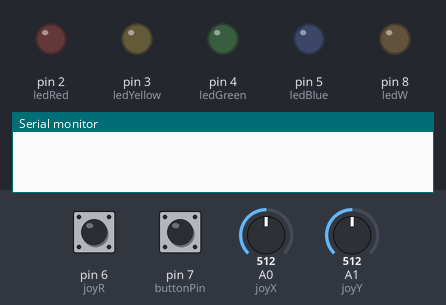
A sketch run on a simulated Arduino Uno, built with avr-gcc and run on an emulated ATmega328P. Parts: output pins drawn as LEDs (lit = HIGH), the last lines printed to the serial monitor. The inputs (shaded band) are chosen by the test bench; at power-on: pin 7 (buttonPin) HIGH, pin 6 (joyR) HIGH, A0 (joyX) = 512, A1 (joyY) = 512. Random numbers use the default seed unless the sketch sets one.

Above: at 1.2 s.
1.3 s: pin 7 (buttonPin) pulled LOW for 0.15 s
At 2.3 s:
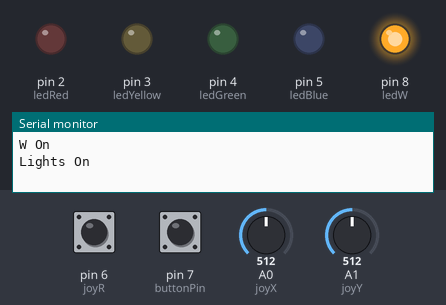
2.9 s: pin 6 (joyR) pulled LOW for 0.15 s
At 4.31 s:
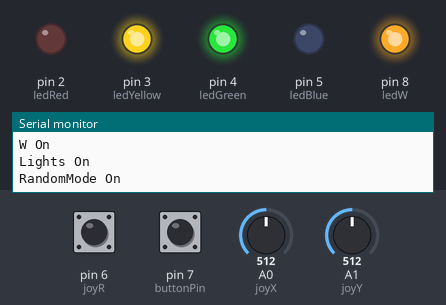
5.9 s: pin 7 (buttonPin) pulled LOW for 1 s
At 6.11 s:
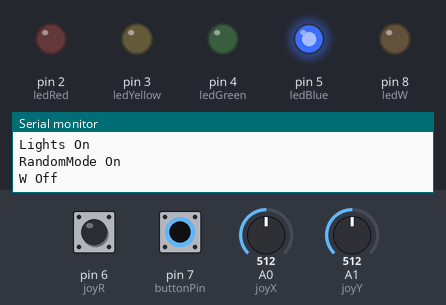
8.9 s: pin 7 (buttonPin) pulled LOW for 3.2 s
At 10.0 s:
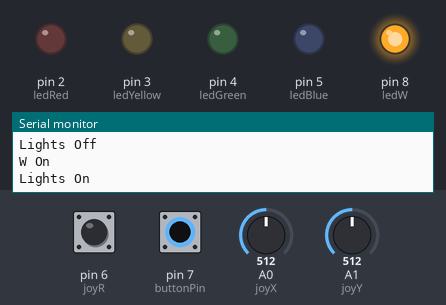
13.6 s: A0 (joyX) set to 686
15.1 s: A0 (joyX) set to 711
At 16.5 s:
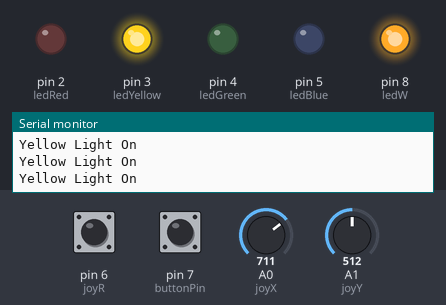
Timing chart, 0 to 17.6 s (numbered marks = the images above; inputs shaded):
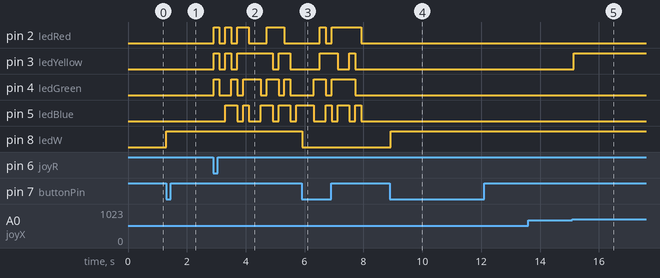

Measured:
- the behaviour switches between 700 and 701 on A0 (joyX) (found by bisection; images 4 and 5)
- after the input at 1.3 s, pin 8 (ledW): LOW → HIGH at once
- after the input at 2.9 s, pin 2 (ledRed): LOW → HIGH at once, → LOW 0.20 s later, → HIGH 0.20 s later, → LOW 0.20 s later, … (8 changes in this stretch); pin 3 (ledYellow): LOW → HIGH at once, → LOW 0.20 s later, → HIGH 0.20 s later, → LOW 0.20 s later, … (8 changes in this stretch)
- after the input at 5.9 s, pin 8 (ledW): HIGH → LOW at once
- after the input at 8.9 s, pin 8 (ledW): LOW → HIGH at once
- after the input at 13.6 s, every drawn part: stays the same
- after the input at 15.1 s, pin 3 (ledYellow): LOW → HIGH at once

The sketch:

RYGB_Led_with_joystick_control.ino
```cpp
// Pin assignments for LEDs
const int ledRed = 2;       // Red LED connected to pin 2
const int ledYellow = 3;    // Yellow LED connected to pin 3
const int ledGreen = 4;     // Green LED connected to pin 4
const int ledBlue = 5;      // Blue LED connected to pin 5
const int ledW = 8;         // White LED connected to pin 8

// Joystick pin assignments
const int joyX = A0;        // X-axis of the joystick connected to analog pin A0
const int joyY = A1;        // Y-axis of the joystick connected to analog pin A1

int joyR = 6;               // Joystick button (click) connected to pin 6

// Button pin assignment
const int buttonPin = 7;    // Button to toggle LEDs connected to pin 7

// Global variables to manage the states
bool randomMode = false;    // Variable to manage random LED blinking mode
bool lightsOn = false;      // Variable to indicate if the main lights (Red, Yellow, Green, Blue) are on or off
bool ledWOn = false;        // Variable to track the state of the white LED (on or off)
unsigned long startTime;    // Variable to store the time when random mode started

void setup() {
  // Set LED pins as outputs
  pinMode(ledRed, OUTPUT);
  pinMode(ledYellow, OUTPUT);
  pinMode(ledGreen, OUTPUT);
  pinMode(ledBlue, OUTPUT);
  pinMode(ledW, OUTPUT);    // Set white LED pin as output

  // Set joystick button and toggle button as inputs with pull-up resistors
  pinMode(joyR, INPUT_PULLUP);
  pinMode(buttonPin, INPUT_PULLUP);

  // Initialize serial communication for debugging
  Serial.begin(9600);

  // Initially turn off all LEDs
  digitalWrite(ledRed, LOW);
  digitalWrite(ledYellow, LOW);
  digitalWrite(ledGreen, LOW);
  digitalWrite(ledBlue, LOW);
  digitalWrite(ledW, LOW);  // White LED is off initially
}

void loop() {
  // Read joystick X and Y positions
  int xValue = analogRead(joyX);  // X-axis reading
  int yValue = analogRead(joyY);  // Y-axis reading

  // Read joystick button state
  int buttonState = digitalRead(joyR);

  // Read the state of the button used for toggling lights on/off
  int buttonToggleState = digitalRead(buttonPin);

  // Track the last state of the toggle button to detect button press transitions
  static bool lastButtonState = HIGH;

  // Toggle the white LED (ledW) when the button is pressed
  if (buttonToggleState == LOW && lastButtonState == HIGH) {
    ledWOn = !ledWOn;  // Toggle the state of the white LED
    digitalWrite(ledW, ledWOn ? HIGH : LOW);  // Turn white LED on or off based on the state
    Serial.println(ledWOn ? "W On" : "W Off");  // Log white LED state to Serial Monitor
    delay(200);  // Debounce delay to prevent multiple triggers
  }

  // Toggle the main lights (Red, Yellow, Green, Blue) when the button is pressed
  if (buttonToggleState == LOW && lastButtonState == HIGH) {
    lightsOn = !lightsOn;  // Toggle the state of the main LEDs
    Serial.println(lightsOn ? "Lights On" : "Lights Off");  // Log the main lights state to Serial Monitor
    delay(200);  // Debounce delay to prevent multiple triggers
  }

  // Update the last button state to the current one for detecting press transitions
  lastButtonState = buttonToggleState;

  // Handle random mode
  if (buttonState == LOW && !randomMode && lightsOn) {  // Check if lights are on and random mode is not active
    randomMode = true;          // Activate random mode
    startTime = millis();       // Record the start time of random mode
    Serial.println("RandomMode On");  // Log to Serial Monitor
  }

  // If random mode is active
  if (randomMode) {
    if (millis() - startTime < 5000) {  // If less than 5 seconds have passed
      randomBlink();  // Call the function to randomly blink LEDs
    } else {
      randomMode = false;  // Deactivate random mode after 5 seconds
      turnOffAllLeds();    // Ensure all LEDs are off
    }
    return;  // Exit the loop to prevent further code execution until random mode is done
  }

  // Only control individual LEDs based on joystick position if the lights are on
  if (lightsOn) {
    // Control Red LED based on X-axis joystick position
    if (xValue < 300) {
      digitalWrite(ledRed, HIGH);  // Turn on Red LED if joystick is moved left
      Serial.println("Red Light On");
    } else {
      digitalWrite(ledRed, LOW);   // Turn off Red LED
    }

    // Control Yellow LED based on X-axis joystick position
    if (xValue > 700) {
      digitalWrite(ledYellow, HIGH);  // Turn on Yellow LED if joystick is moved right
      Serial.println("Yellow Light On");
    } else {
      digitalWrite(ledYellow, LOW);   // Turn off Yellow LED
    }

    // Control Green LED based on Y-axis joystick position
    if (yValue < 300) {
      digitalWrite(ledGreen, HIGH);  // Turn on Green LED if joystick is moved up
      Serial.println("Green Light On");
    } else {
      digitalWrite(ledGreen, LOW);   // Turn off Green LED
    }

    // Control Blue LED based on Y-axis joystick position
    if (yValue > 700) {
      digitalWrite(ledBlue, HIGH);  // Turn on Blue LED if joystick is moved down
      Serial.println("Blue Light On");
    } else {
      digitalWrite(ledBlue, LOW);   // Turn off Blue LED
    }
  }

  delay(100);  // Short delay to prevent rapid flickering of LEDs
}

// Function to randomly blink the LEDs
void randomBlink() {
  int redState = random(0, 2);    // Randomly choose on/off state for Red LED
  int yellowState = random(0, 2); // Randomly choose on/off state for Yellow LED
  int greenState = random(0, 2);  // Randomly choose on/off state for Green LED
  int blueState = random(0, 2);   // Randomly choose on/off state for Blue LED

  digitalWrite(ledRed, redState);     // Set the Red LED to random state
  digitalWrite(ledYellow, yellowState);  // Set the Yellow LED to random state
  digitalWrite(ledGreen, greenState);    // Set the Green LED to random state
  digitalWrite(ledBlue, blueState);      // Set the Blue LED to random state

  delay(200);  // Small delay between blinks
}

// Function to turn off all LEDs
void turnOffAllLeds() {
  digitalWrite(ledRed, LOW);     // Turn off Red LED
  digitalWrite(ledYellow, LOW);  // Turn off Yellow LED
  digitalWrite(ledGreen, LOW);   // Turn off Green LED
  digitalWrite(ledBlue, LOW);    // Turn off Blue LED
}
```
